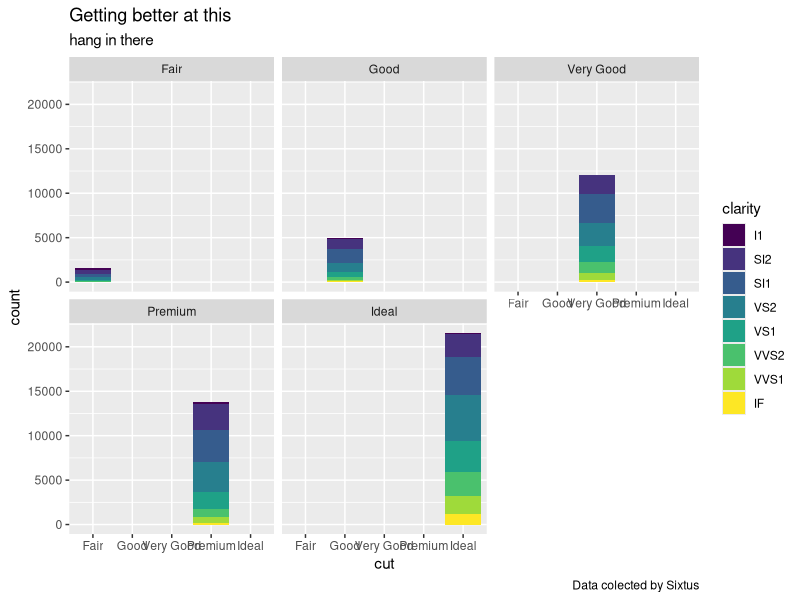
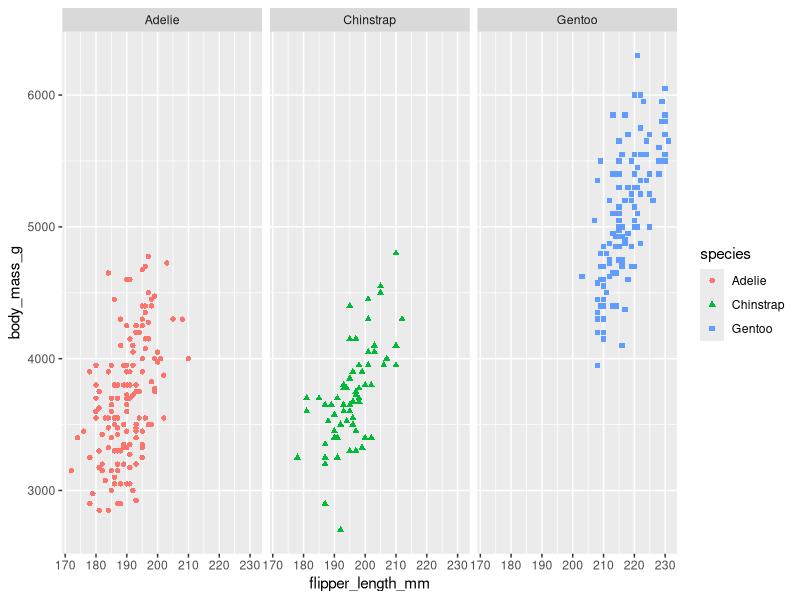

The R source for these figures, in order:
## ---- chunk 1
knitr::opts_chunk$set(echo = TRUE)
## ---- chunk 2
library(tidyverse)
data("diamonds")
View(diamonds)
head(diamonds)
## ---- chunk 3
ggplot(data = diamonds) + 
  geom_bar(mapping = aes(x=cut, fill=clarity))+
  facet_wrap(~cut) + labs(title = "Getting better at this", subtitle = "hang in there",caption = "Data colected by Sixtus")
## ---- chunk 4
library(tidyverse)
library(palmerpenguins)
data("penguins")
View(penguins)
head(penguins)
## ---- chunk 5
ggplot(data = penguins) + 
  geom_point(mapping = aes(x=flipper_length_mm,y=body_mass_g,shape = species,color= species)) +
  facet_wrap(~species)
